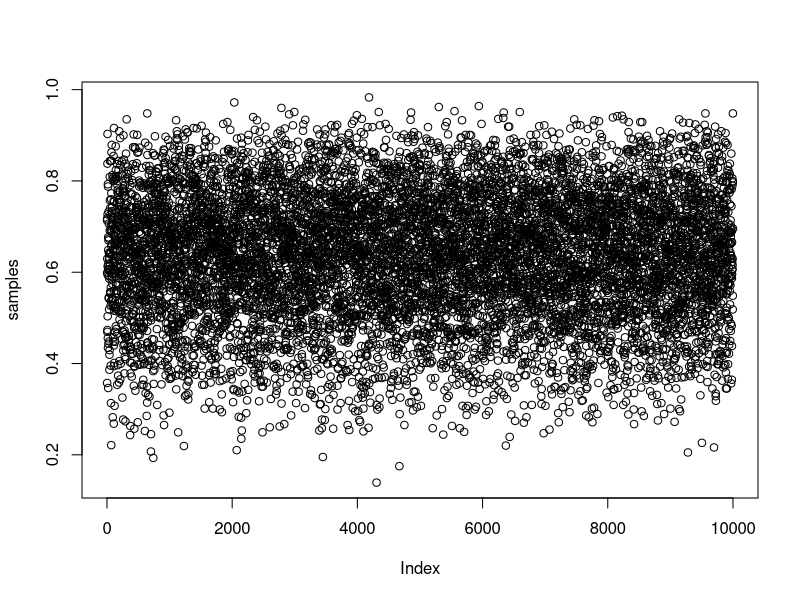
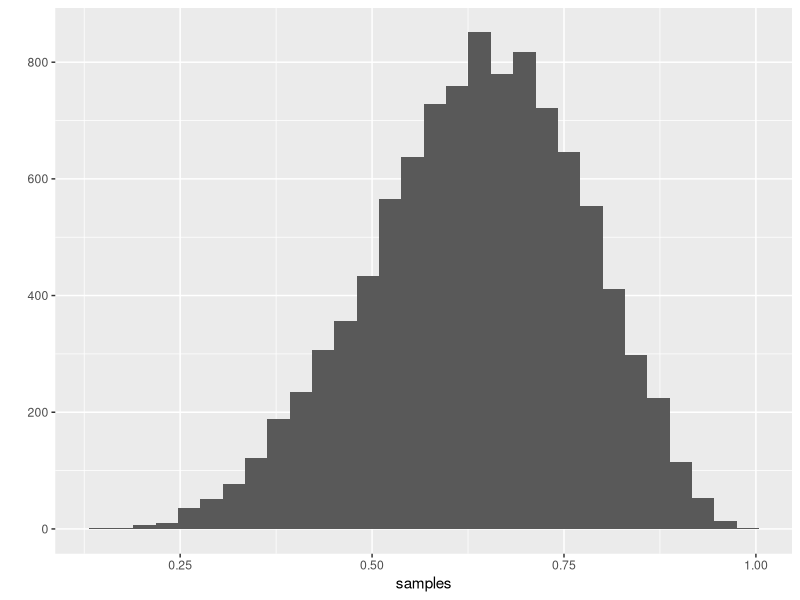

Here is the R script that generated these plots, in order: (Note: this script raises an error after producing the figures.)
## ---- chunk 1
library(ggplot2)
p_grid <- seq(from=0, to=1, length.out = 1000)
prior <- rep(1, 1000)
likelihood <- dbinom(6, size=9, prob=p_grid)
posterior <-likelihood * prior
posterior <- posterior / sum(posterior)
set.seed(100)
samples <- sample(p_grid, prob=posterior, size=1e4, replace = TRUE)
plot(samples)
qplot(samples)
## ---- chunk 2
sum(posterior[p_grid < 0.2])
## ---- chunk 3
sum(posterior[p_grid > 0.8])
## ---- chunk 4
sum(posterior[p_grid > 0.2&p_grid < 0.8])
## ---- chunk 5
quantile(samples, 0.2)
## ---- chunk 6
quantile(samples, 0.8) 
## ---- chunk 7
HPDI(samples, prob = 0.66)
## ---- chunk 8
PI(samples, prob=0.66)
## ---- chunk 9
p_grid <- seq(from=0, to=1, length.out = 1000)
prior <- rep(1, 1000)
likelihood <- dbinom(8, size=15, prob=p_grid)
posterior <-likelihood * prior
posterior <- posterior / sum(posterior)
## ---- chunk 10
p_grid <- seq(from=0, to=1, length.out = 1000)
prior <- rep(1, 1000)
likelihood <- dbinom(6, size=9, prob=p_grid)
posterior <-likelihood * prior
posterior <- posterior / sum(posterior)
set.seed(100)
samples <- sample(p_grid, prob=posterior, size=1e4, replace = TRUE)
HPDI(samples, 0.9)
